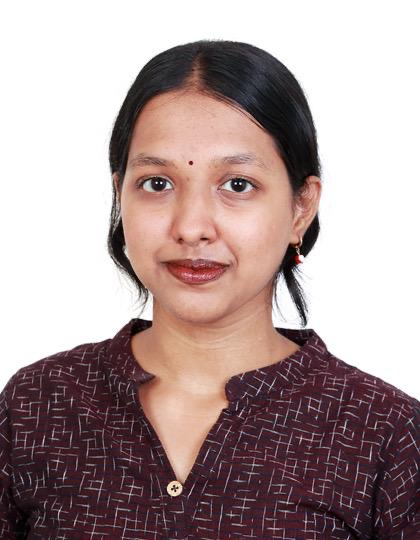
#> input picture data/raw/ananya.jpg, 420 x 540 px; its folder holds only this picture in this run
$ python -i recognition.py   (imports and definitions only)
#> lines starting #> are read from the running program, lines starting #| are printed output that depends on the picture
#> further down, picture is the input picture: shape (540, 420, 3); mean B, G, R 152.7, 153.5, 172.7
from __future__ import annotations
from typing import Any
import cv2
import numpy as np
from backend.database import get_student_embeddings

_face_cascade = None

def _get_detector():
    global _face_cascade
    if _face_cascade is None:
        _face_cascade = cv2.CascadeClassifier(cv2.data.haarcascades + 'haarcascade_frontalface_default.xml')
    return _face_cascade

_FACE_SIZE = 100

def _face_to_embedding(face_crop):
    gray = cv2.cvtColor(face_crop, cv2.COLOR_BGR2GRAY)
    gray = cv2.equalizeHist(gray)
    resized = cv2.resize(gray, (_FACE_SIZE, _FACE_SIZE))
    cell_size = _FACE_SIZE // 5
    features = []
    for row in range(5):
        for col in range(5):
            cell = resized[row*cell_size:(row+1)*cell_size, col*cell_size:(col+1)*cell_size]
            hist, _ = np.histogram(cell.flatten(), bins=16, range=(0, 256))
            features.extend(hist.tolist())
    vec = np.array(features, dtype=np.float64)
    norm = np.linalg.norm(vec)
    if norm > 0:
        vec = vec / norm
    return vec

def extract_embedding(frame):
    detector = _get_detector()
    gray = cv2.cvtColor(frame, cv2.COLOR_BGR2GRAY)
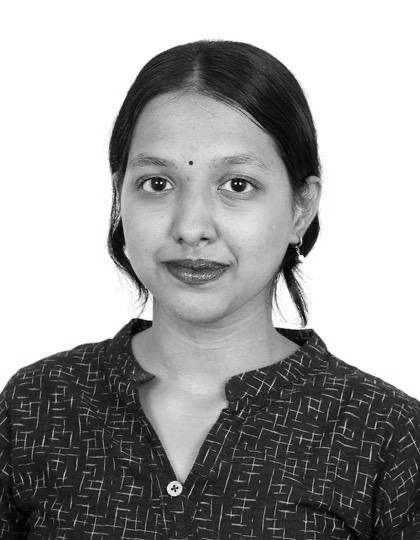
#> gray: shape (540, 420); min 0, max 255, mean 159.2
    faces = detector.detectMultiScale(gray, scaleFactor=1.1, minNeighbors=5, minSize=(30, 30))
#> faces = [[93, 102, 215, 215]]
    if len(faces) == 0:
        enhanced = cv2.convertScaleAbs(frame, alpha=1.3, beta=20)
        gray2 = cv2.cvtColor(enhanced, cv2.COLOR_BGR2GRAY)
        faces = detector.detectMultiScale(gray2, scaleFactor=1.1, minNeighbors=3, minSize=(20, 20))
        if len(faces) == 0:
            return None
    x, y, w, h = max(faces, key=lambda f: f[2]*f[3])
#> x = 93; y = 102; w = 215; h = 215
    pad_x, pad_y = int(w*0.2), int(h*0.2)
#> pad_x = 43; pad_y = 43
    x1 = max(0, x-pad_x); y1 = max(0, y-pad_y)
#> after `x1 = max(0, x - pad_x)`: x1 = 50
#> after `y1 = max(0, y - pad_y)`: y1 = 59
    x2 = min(frame.shape[1], x+w+pad_x); y2 = min(frame.shape[0], y+h+pad_y)
#> after `x2 = min(frame.shape[1], x + w + pad_x)`: x2 = 351
#> after `y2 = min(frame.shape[0], y + h + pad_y)`: y2 = 360
    face_crop = frame[y1:y2, x1:x2]
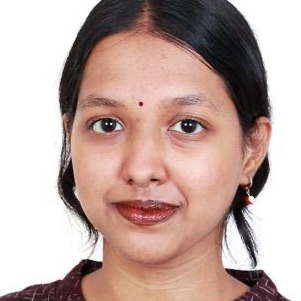
#> face_crop: shape (301, 301, 3); mean B, G, R 161.7, 168.4, 192.4
    if face_crop.size == 0:
        return None
    return _face_to_embedding(face_crop)
#> in _face_to_embedding, `gray = cv2.cvtColor(face_crop, cv2.COLOR_BGR2GRAY)`:
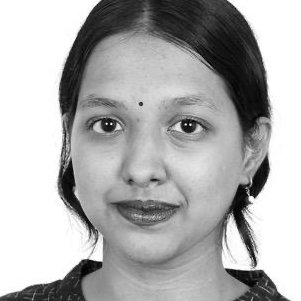
#> gray: shape (301, 301); min 0, max 255, mean 174.8
#> in _face_to_embedding, `gray = cv2.equalizeHist(gray)`:
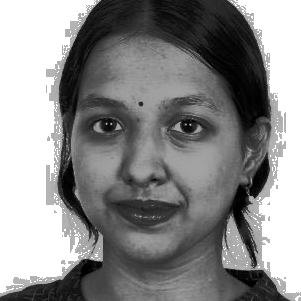
#> gray: shape (301, 301); min 0, max 255, mean 138.8
#> in _face_to_embedding, `resized = cv2.resize(gray, (_FACE_SIZE, _FACE_SIZE))`:
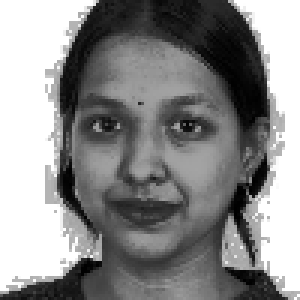
#> resized: shape (100, 100) (shown 3 times larger); min 0, max 255, mean 138.7
#> after the loop in _face_to_embedding, `for row in range(5):`: features = 400 values, max 400 at index 15, min 0 at index 0, mean 25
#> in _face_to_embedding, `vec = np.array(features, dtype=np.float64)`: vec has the same summary as features
#> in _face_to_embedding, `norm = np.linalg.norm(vec)`: norm = 1117.3
#> in _face_to_embedding, `vec = vec / norm`: vec = 400 values, max 0.358 at index 15, min 0 at index 0, mean 0.0224

def find_best_match(face_embedding, students, threshold=0.97):
    best = {"student_id": None, "class_id": None, "name": "Unknown", "roll_number": None, "confidence": 0.0, "matched": False}
    for student_id, class_id, name, roll_number, ref_embedding in students:
        try:
            ref = np.array(ref_embedding, dtype=np.float64)
            similarity = float(np.dot(face_embedding, ref) / (np.linalg.norm(face_embedding) * np.linalg.norm(ref) + 1e-9))
        except Exception:
            continue
        if similarity > best["confidence"]:
            best = {"student_id": student_id, "class_id": class_id, "name": name, "roll_number": roll_number, "confidence": round(similarity, 4), "matched": similarity >= threshold}
    if not best["matched"]:
        best.update({"student_id": None, "class_id": None, "name": "Unknown"})
    return best

def recognize_face(frame, class_id, threshold=0.97):
    _unknown = {"student_id": None, "class_id": None, "name": "Unknown", "roll_number": None, "confidence": 0.0, "matched": False}
    face_embedding = extract_embedding(frame)
    if face_embedding is None:
        return _unknown
    students = get_student_embeddings(class_id=class_id)
    if not students:
        return _unknown
    return find_best_match(face_embedding, students, threshold=threshold)

>>> import cv2
>>> picture = cv2.imread('../data/raw/ananya.jpg')
>>> result = extract_embedding(picture)
#> result has the same summary as vec in _face_to_embedding

$ run again, on data/raw/arya.jpg
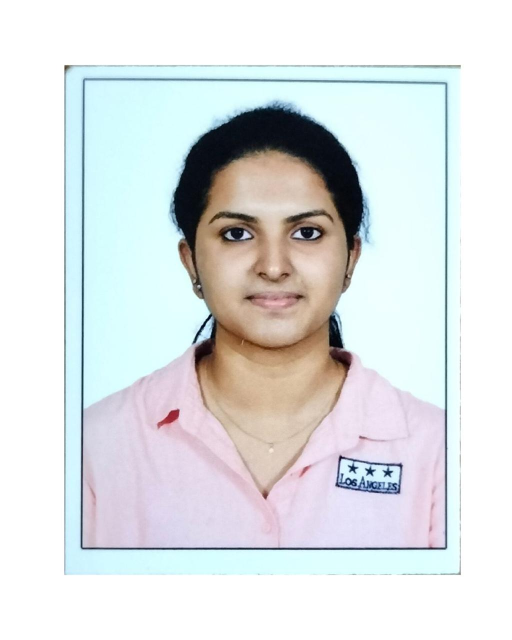
#> input picture data/raw/arya.jpg, 1024 x 1280 px (shown at 1/2 size)
#> picture is the input picture: shape (1280, 1024, 3); mean B, G, R 226, 224.9, 220.9
#> in extract_embedding, `gray = cv2.cvtColor(frame, cv2.COLOR_BGR2GRAY)`:
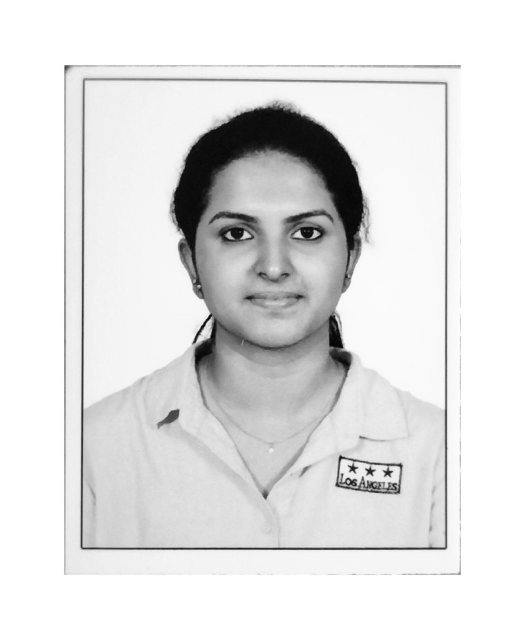
#> gray: shape (1280, 1024) (shown at 1/2 size); min 1, max 255, mean 223.9
#> faces = [[366, 327, 361, 361]]
#> x = 366; y = 327; w = 361
#> pad_x = 72
#> x1 = 294
#> y1 = 255
#> x2 = 799
#> y2 = 760
#> in _face_to_embedding, `resized = cv2.resize(gray, (_FACE_SIZE, _FACE_SIZE))`:
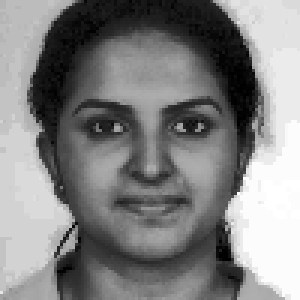
#> resized: shape (100, 100) (shown 3 times larger); min 0, max 255, mean 129.5
#> after the loop in _face_to_embedding, `for row in range(5):`: features = 400 values, max 371 at index 319, min 0 at index 13, mean 25
#> in _face_to_embedding, `vec = np.array(features, dtype=np.float64)`: vec has the same summary as features
#> norm = 1036.5
#> in _face_to_embedding, `vec = vec / norm`: vec = 400 values, max 0.358 at index 319, min 0 at index 13, mean 0.0241
#> result has the same summary as vec in _face_to_embedding

$ run again, on data/raw/shreeya.jpg
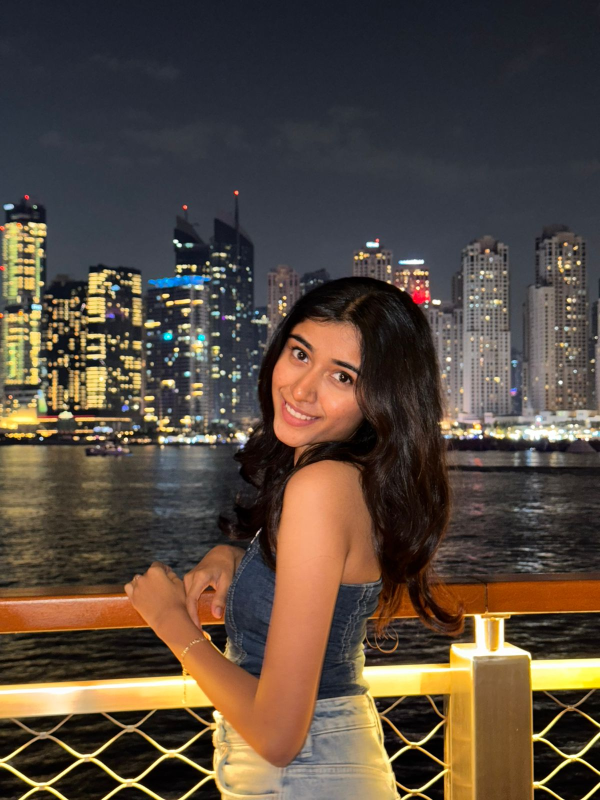
#> input picture data/raw/shreeya.jpg, 1200 x 1600 px (shown at 1/2 size)
#> picture is the input picture: shape (1600, 1200, 3); mean B, G, R 61.8, 73.4, 86.8
#> in extract_embedding, `gray = cv2.cvtColor(frame, cv2.COLOR_BGR2GRAY)`:
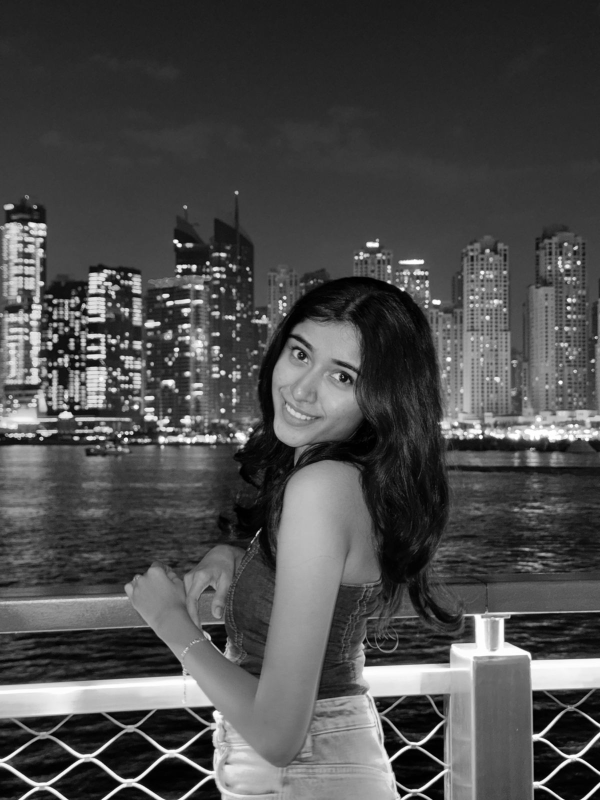
#> gray: shape (1600, 1200) (shown at 1/2 size); min 0, max 255, mean 76.1
#> faces = [[528, 733, 97, 97]]
#> x = 528; y = 733; w = 97
#> pad_x = 19
#> x1 = 509
#> y1 = 714
#> x2 = 644
#> y2 = 849
#> in _face_to_embedding, `resized = cv2.resize(gray, (_FACE_SIZE, _FACE_SIZE))`:
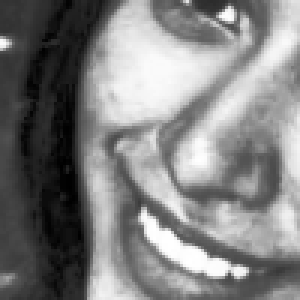
#> resized: shape (100, 100) (shown 3 times larger); min 0, max 255, mean 128.6
#> after the loop in _face_to_embedding, `for row in range(5):`: features = 400 values, max 251 at index 127, min 0 at index 7, mean 25
#> in _face_to_embedding, `vec = np.array(features, dtype=np.float64)`: vec has the same summary as features
#> norm = 798.9
#> in _face_to_embedding, `vec = vec / norm`: vec = 400 values, max 0.314 at index 127, min 0 at index 7, mean 0.0313
#> result has the same summary as vec in _face_to_embedding
